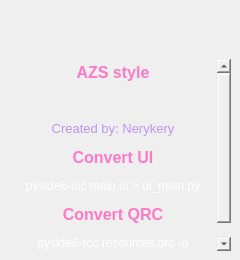
        <widget class="QFrame" name="extraLeftBox">
         <property name="minimumSize">
          <size>
           <width>0</width>
           <height>0</height>
          </size>
         </property>
         <property name="maximumSize">
          <size>
           <width>0</width>
           <height>16777215</height>
          </size>
         </property>
         <property name="frameShape">
          <enum>QFrame::Shape::NoFrame</enum>
         </property>
         <property name="frameShadow">
          <enum>QFrame::Shadow::Raised</enum>
         </property>
         <layout class="QVBoxLayout" name="extraColumLayout">
          <property name="spacing">
           <number>0</number>
          </property>
          <property name="leftMargin">
           <number>0</number>
          </property>
          <property name="topMargin">
           <number>0</number>
          </property>
          <property name="rightMargin">
           <number>0</number>
          </property>
          <property name="bottomMargin">
           <number>0</number>
          </property>
          <item>
           <widget class="QFrame" name="extraTopBg">
            <property name="minimumSize">
             <size>
              <width>0</width>
              <height>50</height>
             </size>
            </property>
            <property name="maximumSize">
             <size>
              <width>16777215</width>
              <height>50</height>
             </size>
            </property>
            <property name="frameShape">
             <enum>QFrame::Shape::NoFrame</enum>
            </property>
            <property name="frameShadow">
             <enum>QFrame::Shadow::Raised</enum>
            </property>
            <layout class="QVBoxLayout" name="verticalLayout_5">
             <property name="spacing">
              <number>0</number>
             </property>
             <property name="leftMargin">
              <number>0</number>
             </property>
             <property name="topMargin">
              <number>0</number>
             </property>
             <property name="rightMargin">
              <number>0</number>
             </property>
             <property name="bottomMargin">
              <number>0</number>
             </property>
            </layout>
           </widget>
          </item>
          <item>
           <widget class="QFrame" name="extraContent">
            <property name="frameShape">
             <enum>QFrame::Shape::NoFrame</enum>
            </property>
            <property name="frameShadow">
             <enum>QFrame::Shadow::Raised</enum>
            </property>
            <layout class="QVBoxLayout" name="verticalLayout_12">
             <property name="spacing">
              <number>0</number>
             </property>
             <property name="leftMargin">
              <number>0</number>
             </property>
             <property name="topMargin">
              <number>0</number>
             </property>
             <property name="rightMargin">
              <number>0</number>
             </property>
             <property name="bottomMargin">
              <number>0</number>
             </property>
             <item alignment="Qt::AlignmentFlag::AlignTop">
              <widget class="QFrame" name="extraTopMenu">
               <property name="frameShape">
                <enum>QFrame::Shape::NoFrame</enum>
               </property>
               <property name="frameShadow">
                <enum>QFrame::Shadow::Raised</enum>
               </property>
               <layout class="QVBoxLayout" name="verticalLayout_11">
                <property name="spacing">
                 <number>0</number>
                </property>
                <property name="leftMargin">
                 <number>0</number>
                </property>
                <property name="topMargin">
                 <number>0</number>
                </property>
                <property name="rightMargin">
                 <number>0</number>
                </property>
                <property name="bottomMargin">
                 <number>0</number>
                </property>
               </layout>
              </widget>
             </item>
             <item>
              <widget class="QFrame" name="extraCenter">
               <property name="frameShape">
                <enum>QFrame::Shape::NoFrame</enum>
               </property>
               <property name="frameShadow">
                <enum>QFrame::Shadow::Raised</enum>
               </property>
               <layout class="QVBoxLayout" name="verticalLayout_10">
                <item>
                 <widget class="QTextEdit" name="textEdit">
                  <property name="minimumSize">
                   <size>
                    <width>222</width>
                    <height>0</height>
                   </size>
                  </property>
                  <property name="styleSheet">
                   <string notr="true">background: transparent;</string>
                  </property>
                  <property name="frameShape">
                   <enum>QFrame::Shape::NoFrame</enum>
                  </property>
                  <property name="readOnly">
                   <bool>true</bool>
                  </property>
                  <property name="html">
                   <string>&lt;!DOCTYPE HTML PUBLIC &quot;-//W3C//DTD HTML 4.0//EN&quot; &quot;http://www.w3.org/TR/REC-html40/strict.dtd&quot;&gt;
&lt;html&gt;&lt;head&gt;&lt;meta name=&quot;qrichtext&quot; content=&quot;1&quot; /&gt;&lt;meta charset=&quot;utf-8&quot; /&gt;&lt;style type=&quot;text/css&quot;&gt;
p, li { white-space: pre-wrap; }
hr { height: 1px; border-width: 0; }
li.unchecked::marker { content: &quot;\2610&quot;; }
li.checked::marker { content: &quot;\2612&quot;; }
&lt;/style&gt;&lt;/head&gt;&lt;body style=&quot; font-family:'Segoe UI'; font-size:10pt; font-weight:400; font-style:normal;&quot;&gt;
&lt;p align=&quot;center&quot; style=&quot; margin-top:12px; margin-bottom:12px; margin-left:0px; margin-right:0px; -qt-block-indent:0; text-indent:0px;&quot;&gt;&lt;span style=&quot; font-size:12pt; font-weight:600; color:#ff79c6;&quot;&gt;AZS style&lt;/span&gt;&lt;/p&gt;
&lt;p align=&quot;center&quot; style=&quot;-qt-paragraph-type:empty; margin-top:12px; margin-bottom:12px; margin-left:0px; margin-right:0px; -qt-block-indent:0; text-indent:0px;&quot;&gt;&lt;br /&gt;&lt;/p&gt;
&lt;p align=&quot;center&quot; style=&quot; margin-top:12px; margin-bottom:12px; margin-left:0px; margin-right:0px; -qt-block-indent:0; text-indent:0px;&quot;&gt;&lt;span style=&quot; color:#bd93f9;&quot;&gt;Created by: Nerykery&lt;/span&gt;&lt;/p&gt;
&lt;p align=&quot;center&quot; style=&quot; margin-top:12px; margin-bottom:12px; margin-left:0px; margin-right:0px; -qt-block-indent:0; text-indent:0px;&quot;&gt;&lt;span style=&quot; font-size:12pt; font-weight:600; color:#ff79c6;&quot;&gt;Convert UI&lt;/span&gt;&lt;/p&gt;
&lt;p align=&quot;center&quot; style=&quot; margin-top:12px; margin-bottom:12px; margin-left:0px; margin-right:0px; -qt-block-indent:0; text-indent:0px;&quot;&gt;&lt;span style=&quot; font-size:9pt; color:#ffffff;&quot;&gt;pyside6-uic main.ui &amp;gt; ui_main.py&lt;/span&gt;&lt;/p&gt;
&lt;p align=&quot;center&quot; style=&quot; margin-top:12px; margin-bottom:12px; margin-left:0px; margin-right:0px; -qt-block-indent:0; text-indent:0px;&quot;&gt;&lt;span style=&quot; font-size:12pt; font-weight:600; color:#ff79c6;&quot;&gt;Convert QRC&lt;/span&gt;&lt;/p&gt;
&lt;p align=&quot;center&quot; style=&quot; margin-top:12px; margin-bottom:12px; margin-left:0px; margin-right:0px; -qt-block-indent:0; text-indent:0px;&quot;&gt;&lt;span style=&quot; font-size:9pt; color:#ffffff;&quot;&gt;pyside6-rcc resources.qrc -o resources_rc.py&lt;/span&gt;&lt;/p&gt;&lt;/body&gt;&lt;/html&gt;</string>
                  </property>
                 </widget>
                </item>
               </layout>
              </widget>
             </item>
             <item>
              <widget class="QFrame" name="extraBottom">
               <property name="frameShape">
                <enum>QFrame::Shape::NoFrame</enum>
               </property>
               <property name="frameShadow">
                <enum>QFrame::Shadow::Raised</enum>
               </property>
              </widget>
             </item>
            </layout>
           </widget>
          </item>
         </layout>
        </widget>
